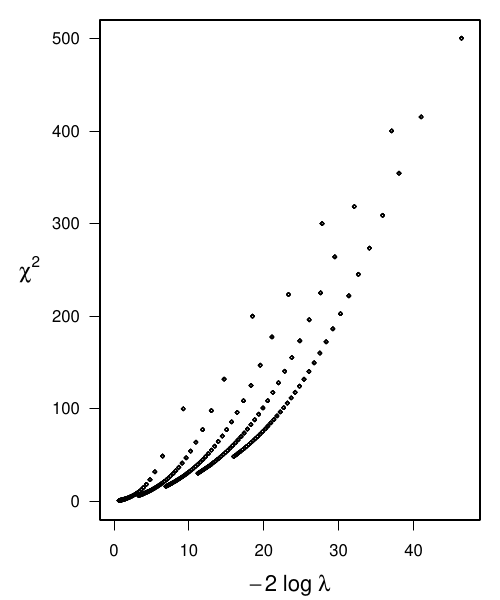

Write the R code that produced this figure.
source("llr.r")

n = 1000
p = 0.01
n1 = 100
n2 = 10000
z = data.frame(
    k1 = 1:5,
    k2 = as.numeric(gl(200, 25, n))-1,
    llr = rep(0, n),
    chi2 = rep(0, n)
)

x2 = function(data) {
    total = sum(data)
    m = dim(data)[1]
    n = dim(data)[2]
    p.row = rowSums(data) / total
    p.col = colSums(data) / total
    expected = matrix(p.row, nrow=m, ncol=n, byrow=F) * matrix(p.col, nrow=m, ncol=n, byrow=T)
    expected = total * expected
    sum((data-expected)^2/expected)
}

for (i in 1:n) {
    table = matrix(c(z$k1[i], n1 - z$k1[i], z$k2[i], n2 - z$k2[i]), nrow=2)
    z$llr[i] = llr(table)
    z$chi2[i] = x2(table)
}

pdf('fig3.pdf', width=5, height=6)
par(mar=c(4,5,1,1))
plot(chi2 ~ llr, z, cex=0.5, xlim=c(0,47), ylim=c(0,500),ylab=NA, xlab=NA, yaxt='n')
mtext(expression(-2 ~ log ~ lambda), side=1, line=3, las=1, cex=1.3)
mtext(expression(chi^2), side=2, line=3, las=2, cex=1.3)
axis(2, at=seq(0,500,by=100), las=2)
dev.off()
